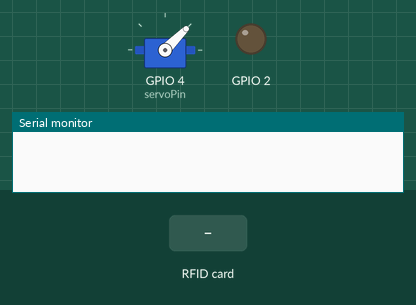
The sketch below on a simulated ESP32. On the bench: servo, output pins drawn as LEDs (lit = HIGH), the last lines printed to the serial monitor. Inputs (shaded band) come from the test bench. WiFi joins after 1.5 s; servers stay silent unless stated.

Above: at 1.2 s.
1.3 s: RFID card 5A A7 5B 19 held to the reader
At 2.8 s:
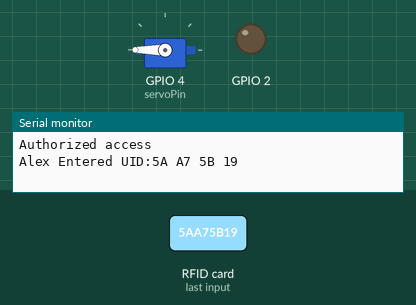
3.1 s: RFID card AA 83 20 86 held to the reader
At 5.7 s:
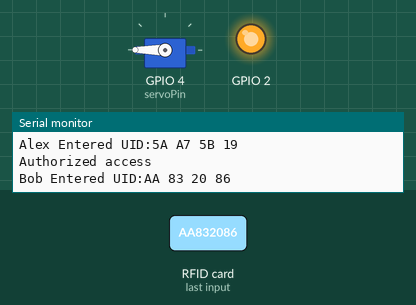
Timing chart, 0 to 9.4 s (numbered marks = the images above; inputs shaded):
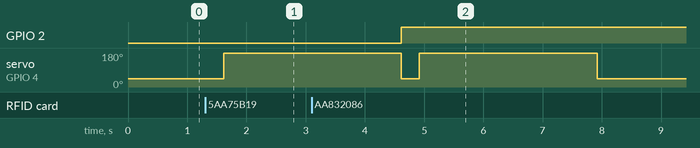

The sketch:

ParkingSystem.ino
```cpp
#include <ESP32Servo.h>
#include <analogWrite.h>
#include <ESP32Tone.h>
#include <ESP32PWM.h>

#include<SPI.h>
#include<MFRC522.h>
#include<WiFi.h>
#include<ThingSpeak.h>

MFRC522 x(21,22);  //(SDA,RESET)
char s[] = "SSID";
char p[] = "psswd";
WiFiClient client;
unsigned long cn = 123456; //channel number
const char*API = "ThingSpeak API key here";

Servo myservo;
int pos = 0;
int servoPin = 4;

void setup()
{
  pinMode(2,OUTPUT);
  SPI.begin();
  x.PCD_Init();

  WiFi.begin(s,p);
  WiFi.mode(WIFI_STA);

  Serial.begin(9600);

  ThingSpeak.begin(client);

  ESP32PWM::allocateTimer(0);
  ESP32PWM::allocateTimer(1);
  ESP32PWM::allocateTimer(2);
  ESP32PWM::allocateTimer(3);
  myservo.setPeriodHertz(50);    // standard 50 hz servo
  myservo.attach(servoPin, 1000, 2000);
  myservo.write(45);
}
void loop()
{
    if(WiFi.status() == WL_CONNECTED)
    {
      digitalWrite(2,HIGH);
    }
    else
    {
      digitalWrite(2,LOW);
    }

    if(!x.PICC_IsNewCardPresent())
    {
      return;
    }
    if(!x.PICC_ReadCardSerial())
    {
      return;
    }
  String content = "";
  for(byte i = 0;i<x.uid.size;i++)
  {
    //Serial.print(x.uid.uidByte[i] < 10 ? "0" : " ");
    //Serial.print(x.uid.uidByte[i],HEX);
    content.concat(String(x.uid.uidByte[i] < 10 ? "0" : " "));
    content.concat(String(x.uid.uidByte[i],HEX));
  }
  content.toUpperCase();
    if (content.substring(1) == "5A A7 5B 19" || content.substring(1)== "AA 83 20 86")
  {
     Serial.println("\nAuthorized access");
     if (content.substring(1) == "5A A7 5B 19")
     {
      Serial.println("\nAlex Entered UID:5A A7 5B 19 \n");
      senddata("Somil", content.substring(1));

     }

     if (content.substring(1) == "AA 83 20 86")
     {
      Serial.println("\nBob Entered UID:AA 83 20 86\n");
      senddata("Saurabh", content.substring(1));
     }


    moveServo();

  }
  else{
    Serial.println("Invalid RFID card!!");
    //delay(1000);
  }


}

void senddata(String input, String uid)
{
  ThingSpeak.setField(1,input);
  ThingSpeak.setField(2, uid);
  ThingSpeak.writeFields(cn, API);
}

void moveServo()
{
    myservo.write(180);
    delay(3000);
    myservo.write(45);
  }
```

Measured:
- after the input at 1.3 s, GPIO 2: stays LOW (without the input it goes to HIGH after 0.27 s); servo on GPIO 4 (servoPin): 45° → 180° after 0.32 s
